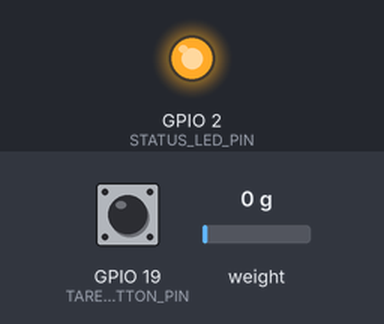
Bench run of a sketch on a simulated ESP32. Parts: output pins drawn as LEDs (lit = HIGH). The test bench sets the inputs (shaded band); at power-on: weight on the scale 0 g, GPIO 19 (TARE_BUTTON_PIN) HIGH. WiFi joins after 1.5 s; servers stay silent unless stated; uploads are accepted with an empty reply; what the sketch prints to the serial monitor is not drawn.

Above: at 4.7 s.
4.8 s: weight on the scale set to 100 g
At 5.73 s:
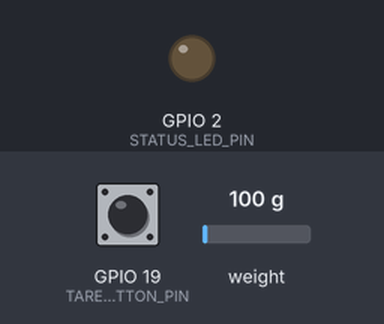
9.3 s: weight on the scale set to 1250 g
13.9 s: GPIO 19 (TARE_BUTTON_PIN) pulled LOW for 1 s
At 14.9 s:
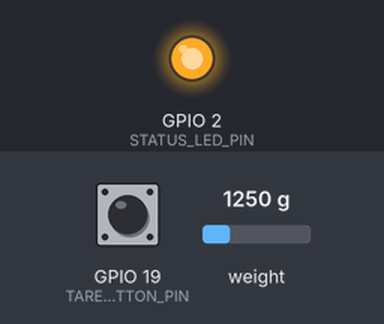
Timing chart, 0 to 16.9 s (numbered marks = the images above; inputs shaded):
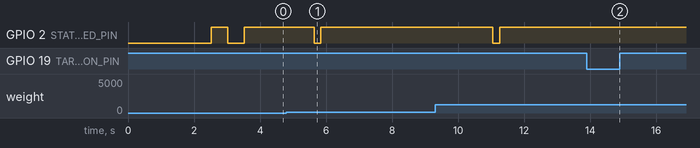

Measured:
- after the input at 4.8 s, GPIO 2 (STATUS_LED_PIN): HIGH → LOW after 0.84 s, → HIGH 0.20 s later
- after the input at 13.9 s, GPIO 2 (STATUS_LED_PIN): stays HIGH (without the input it goes to LOW after 2.6 s)

The sketch:

ecocollect_esp32_hx711.ino
```cpp
/**
 * EcoCollect IoT Smart Weight Scale Firmware
 * Platform: ESP32 Dev Module + HX711 24-bit ADC Load Cell Amplifier
 *
 * Hardware Connections:
 *   HX711 DT (Data)  -> ESP32 GPIO 21
 *   HX711 SCK (Clock) -> ESP32 GPIO 22
 *   HX711 VCC        -> 3.3V / 5V
 *   HX711 GND        -> GND
 *   Tare Button      -> ESP32 GPIO 19 (Active LOW with internal pull-up)
 *   Status LED (Blue)-> ESP32 GPIO 2 (Blinks on telemetry transmit)
 *
 * Functions:
 *   - Connects to 2.4GHz Wi-Fi
 *   - Measures weight continuously with moving average digital filtering
 *   - Supports hardware push-button tare
 *   - Posts JSON telemetry payload to EcoCollect REST backend via HTTP POST
 */

#include <WiFi.h>
#include <HTTPClient.h>
#include <ArduinoJson.h>
#include "HX711.h"

// --- Wi-Fi Configuration ---
const char* WIFI_SSID = "EcoCollect_Depot_WiFi";
const char* WIFI_PASSWORD = "MunicipalWasteNetwork2026";

// --- EcoCollect REST Backend API Endpoint ---
const char* BACKEND_ENDPOINT = "http://192.168.1.100:5000/api/iot/weight-reading";
const char* DEVICE_API_KEY   = ""; // Set if IOT_DEVICE_KEY authentication is enabled on server

// --- Hardware Pin Definitions ---
const int LOADCELL_DOUT_PIN = 21;
const int LOADCELL_SCK_PIN  = 22;
const int TARE_BUTTON_PIN   = 19;
const int STATUS_LED_PIN    = 2;
const char* SCALE_ID        = "ESP32-HX711-UNIT-01";

// --- HX711 Calibration Factor ---
// Adjust according to your specific load cell rating (e.g. 50kg / 100kg bar cell)
float CALIBRATION_FACTOR = 2280.0f;

HX711 scale;

unsigned long lastTransmitTime = 0;
const unsigned long TRANSMIT_INTERVAL_MS = 5000; // Transmit every 5 seconds if weight changed

void connectToWiFi() {
  Serial.print("[WiFi] Connecting to: ");
  Serial.println(WIFI_SSID);

  WiFi.mode(WIFI_STA);
  WiFi.begin(WIFI_SSID, WIFI_PASSWORD);

  int attempts = 0;
  while (WiFi.status() != WL_CONNECTED && attempts < 20) {
    delay(500);
    Serial.print(".");
    digitalWrite(STATUS_LED_PIN, !digitalRead(STATUS_LED_PIN));
    attempts++;
  }

  if (WiFi.status() == WL_CONNECTED) {
    digitalWrite(STATUS_LED_PIN, HIGH);
    Serial.println("\n[WiFi] Connected successfully!");
    Serial.print("[WiFi] IP Address: ");
    Serial.println(WiFi.localIP());
    Serial.print("[WiFi] RSSI Signal: ");
    Serial.print(WiFi.RSSI());
    Serial.println(" dBm");
  } else {
    Serial.println("\n[WiFi] Failed to connect. Running in offline measurement mode.");
  }
}

void setup() {
  Serial.begin(115200);
  delay(1000);

  Serial.println("==================================================");
  Serial.println("   EcoCollect ESP32 HX711 IoT Load Cell Scale    ");
  Serial.println("   Municipal Waste Stream Telemetry Unit v2.4    ");
  Serial.println("==================================================");

  pinMode(STATUS_LED_PIN, OUTPUT);
  pinMode(TARE_BUTTON_PIN, INPUT_PULLUP);
  digitalWrite(STATUS_LED_PIN, LOW);

  // Initialize HX711 Amplifier
  scale.begin(LOADCELL_DOUT_PIN, LOADCELL_SCK_PIN);

  Serial.println("[HX711] Initializing scale...");
  if (scale.is_ready()) {
    scale.set_scale(CALIBRATION_FACTOR);
    scale.tare(); // Zero the scale on startup
    Serial.println("[HX711] Scale zeroed (Tare complete). Ready for measurements.");
  } else {
    Serial.println("[HX711] ERROR: HX711 not detected. Check wiring (DOUT/SCK).");
  }

  // Connect Wi-Fi
  connectToWiFi();
}

void transmitWeightTelemetry(float weightKg, long rawAdc) {
  if (WiFi.status() != WL_CONNECTED) {
    Serial.println("[HTTP] Wi-Fi not connected. Skipping telemetry upload.");
    return;
  }

  HTTPClient http;
  http.begin(BACKEND_ENDPOINT);
  http.addHeader("Content-Type", "application/json");
  if (strlen(DEVICE_API_KEY) > 0) {
    http.addHeader("X-Device-Key", DEVICE_API_KEY);
  }

  // Create JSON Payload
  StaticJsonDocument<256> doc;
  doc["scaleId"] = SCALE_ID;
  doc["weightKg"] = serialized(String(weightKg, 2));
  doc["rawADC"] = rawAdc;
  doc["batteryVoltage"] = 3.82; // Simulated analog battery monitor
  doc["wifiRssi"] = WiFi.RSSI();

  String requestBody;
  serializeJson(doc, requestBody);

  Serial.print("[HTTP] Transmitting payload to ");
  Serial.println(BACKEND_ENDPOINT);
  Serial.print("[Payload] ");
  Serial.println(requestBody);

  // Visual LED Flash
  digitalWrite(STATUS_LED_PIN, LOW);
  int httpResponseCode = http.POST(requestBody);
  digitalWrite(STATUS_LED_PIN, HIGH);

  if (httpResponseCode > 0) {
    Serial.print("[HTTP] Success response code: ");
    Serial.println(httpResponseCode);
    String response = http.getString();
    Serial.print("[HTTP] Server Response: ");
    Serial.println(response);
  } else {
    Serial.print("[HTTP] POST failed. Error: ");
    Serial.println(http.errorToString(httpResponseCode).c_str());
  }

  http.end();
}

void loop() {
  // Check for hardware Tare push-button press (Active LOW)
  if (digitalRead(TARE_BUTTON_PIN) == LOW) {
    Serial.println("[TARE] Tare button pressed! Re-zeroing scale...");
    scale.tare();
    delay(400); // Debounce
  }

  if (scale.is_ready()) {
    // Read average of 5 consecutive ADC readings for stability
    float weight = scale.get_units(5);
    if (weight < 0.05f) weight = 0.0f; // Truncate micro-noise below 50 grams
    long raw = scale.read_average(3);

    Serial.print("[Scale] Weight: ");
    Serial.print(weight, 2);
    Serial.println(" kg");

    // Periodic HTTP REST transmission
    unsigned long currentMillis = millis();
    if (currentMillis - lastTransmitTime >= TRANSMIT_INTERVAL_MS) {
      lastTransmitTime = currentMillis;
      if (weight > 0.1f) {
        transmitWeightTelemetry(weight, raw);
      }
    }
  } else {
    Serial.println("[HX711] Waiting for ADC ready...");
  }

  delay(500);
}
```
